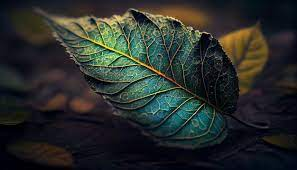
#> input picture images/color2.jpeg, 297 x 170 px, found by its file name
$ python grayscale.py
#> lines starting #> are read from the running program, lines starting #| are printed output that depends on the picture
import numpy as np
import cv2
import random
from skimage.metrics import structural_similarity as ssim

# Define the fitness function using SSIM and image variance
def fitness(image, original):
    ssim_value = ssim(image, original, data_range=image.max() - image.min())
    variance_value = np.var(image)
    return ssim_value + variance_value


# Define the genetic algorithm
# The genetic algorithm function
def genetic_algorithm(population_size, generations, mutation_rate, image):
    def contrast_adjust(image, alpha):
        return cv2.convertScaleAbs(image, alpha=alpha, beta=0)

    population = [random.uniform(0.5, 2.0) for _ in range(population_size)]

    for generation in range(generations):
        scores = [fitness(contrast_adjust(image, alpha), image) for alpha in population]
        best_alpha = population[np.argmax(scores)]

        new_population = [best_alpha]  # Keep the best alpha
        while len(new_population) < population_size:
            parent1, parent2 = random.choices(population, k=2)
            child = (parent1 + parent2) / 2  # Crossover
            if random.random() < mutation_rate:  # Mutation
                child += random.uniform(-0.2, 0.2)
            child = max(0.5, min(2.0, child))  # Ensure alpha is within the desired range
            new_population.append(child)

        population = new_population

    best_alpha = population[np.argmax([fitness(contrast_adjust(image, alpha), image) for alpha in population])]
    return contrast_adjust(image, best_alpha)

# Enhancement function to apply to the result of the genetic algorithm
def enhance_grayscale_image(image):
    # Apply CLAHE with adjusted parameters
    clahe = cv2.createCLAHE(clipLimit=2.0, tileGridSize=(8, 8))
    contrast_enhanced_image = clahe.apply(image)

    # Apply a bilateral filter with adjusted parameters
    filtered_image = cv2.bilateralFilter(contrast_enhanced_image, d=5, sigmaColor=50, sigmaSpace=50)

    # Apply unsharp masking with careful parameter selection
    gaussian_blur = cv2.GaussianBlur(filtered_image, (5, 5), 0)
    unsharp_image = cv2.addWeighted(filtered_image, 1.5, gaussian_blur, -0.5, 0)

    return unsharp_image


# Load the color image and convert it to grayscale
color_image = cv2.imread('images\color2.jpeg')
#> color_image is the input picture: shape (170, 297, 3); mean B, G, R 42.4, 45.1, 40.7
gray_image = cv2.cvtColor(color_image, cv2.COLOR_BGR2GRAY)
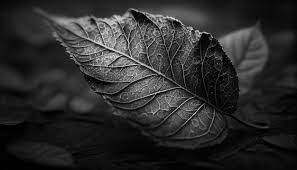
#> gray_image: shape (170, 297); min 0, max 232, mean 43.4

# Run the genetic algorithm to find a good contrast adjustment
ga_enhanced_image = genetic_algorithm(population_size=20, generations=100, mutation_rate=0.1, image=gray_image)
#> the loop in genetic_algorithm, `for generation in range(generations):` made 100 passes
#> best_alpha on passes 1 to 12: 1.97, 1.97, 1.97, 1.97, 1.97, 1.97, 1.97, 1.97, 1.97, 1.97, 1.97, 1.97
#> in genetic_algorithm, `return contrast_adjust(image, best_alpha)`:
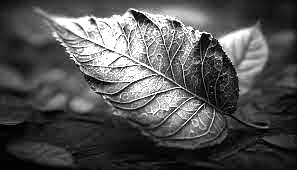
#> returned value: shape (170, 297); min 0, max 255, mean 84

# Further enhance the image using the additional techniques
enhanced_image = enhance_grayscale_image(ga_enhanced_image)
#> in enhance_grayscale_image, `contrast_enhanced_image = clahe.apply(image)`:
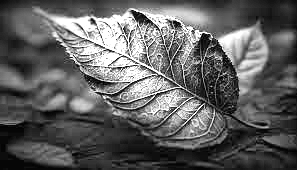
#> contrast_enhanced_image: shape (170, 297); min 1, max 255, mean 96.8
#> in enhance_grayscale_image, `filtered_image = cv2.bilateralFilter(contrast_enhanced_image, d=5, sig..`:
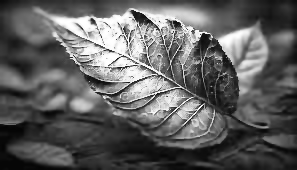
#> filtered_image: shape (170, 297); min 3, max 255, mean 96.4
#> in enhance_grayscale_image, `gaussian_blur = cv2.GaussianBlur(filtered_image, (5, 5), 0)`:
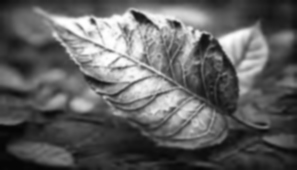
#> gaussian_blur: shape (170, 297); min 5, max 255, mean 96.4
#> in enhance_grayscale_image, `unsharp_image = cv2.addWeighted(filtered_image, 1.5, gaussian_blur, -0..`:
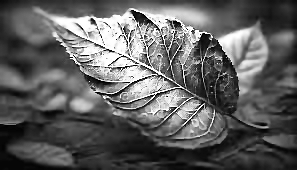
#> unsharp_image: shape (170, 297); min 0, max 255, mean 96.2

# Save the final enhanced grayscale image
cv2.imwrite('results\enhanced_grayscale_image.png', enhanced_image)
